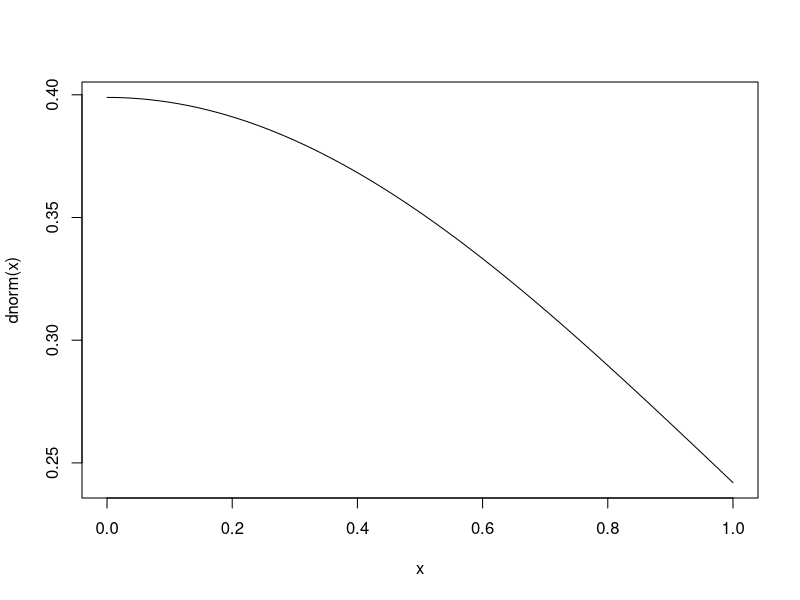

Recreate this plot in R.
## ---- chunk 1
    dbinom(2, 10, 1/6)
## ---- chunk 2
    dpois(18, 20)
## ---- chunk 3
    dnorm(2.5, mean = 5, sd = 2)
## ---- chunk 4
    pnorm(2.5)
## ---- chunk 5
    pnorm( 6, mean = 5, sd = 2)
## ---- chunk 6
    pnorm(6, 5, 2, lower.tail = F)
## ---- chunk 7
    1 - pnorm(6, 5, 2)
## ---- chunk 8
    pnorm(200, mean = 177, sd = 10, lower.tail = F)
## ---- chunk 9
    pnorm(150, mean = 177, sd = 10)
## ---- chunk 10
    pbinom(10, 100, 1/6)
## ---- chunk 11
    pbinom(20, 100, 1/6, lower.tail = F)
## ---- chunk 12
    pexp(6, 1/24)
## ---- chunk 13
    pexp(60, 1/24, lower.tail = F)
## ---- chunk 14
    qnorm(.95)
## ---- chunk 15
    qnorm(.95, mean = 5, sd = 2)
## ---- chunk 16
    qnorm( .95, mean = 5, sd = 2, lower.tail = F)
## ---- chunk 17
    qnorm(0.005, 195, 17)
## ---- chunk 18
    qnorm(0.005, 195, 17, lower.tail = F)
## ---- chunk 19
    qexp(0.4, 1/24)
## ---- chunk 20
    qpois(.8, 20)
## ---- chunk 21
    rnorm(100)
## ---- chunk 22
    sample(1:100, 20, replace = T)
## ---- chunk 23
    rnorm(3, 195, 17)
## ---- chunk 24
    rbinom(1, 10, 1/6)
## ---- chunk 25
    rpois(7, 20)
## ---- chunk 26
    rexp(10, 1/24)
## ---- chunk 27
    curve(dnorm(x))
